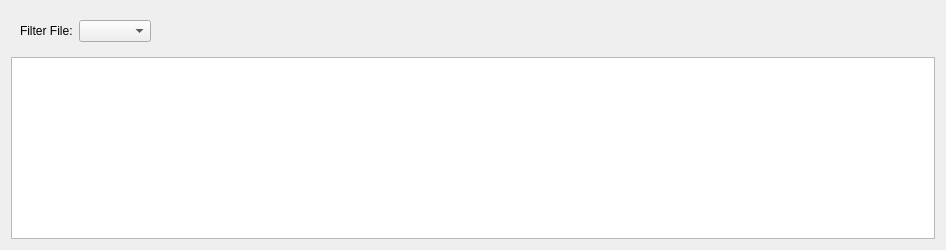
<?xml version="1.0" encoding="UTF-8"?>
<ui version="4.0">
 <class>IdList</class>
 <widget class="QWidget" name="IdList">
  <property name="geometry">
   <rect>
    <x>0</x>
    <y>0</y>
    <width>946</width>
    <height>250</height>
   </rect>
  </property>
  <layout class="QVBoxLayout" name="verticalLayout">
   <item>
    <widget class="QFrame" name="horizontalFrame">
     <layout class="QHBoxLayout" name="horizontalLayout">
      <item>
       <widget class="QLabel" name="label">
        <property name="text">
         <string>Filter File:</string>
        </property>
       </widget>
      </item>
      <item>
       <widget class="QComboBox" name="comboFilterRoot"/>
      </item>
      <item>
       <spacer name="horizontalSpacer">
        <property name="orientation">
         <enum>Qt::Horizontal</enum>
        </property>
        <property name="sizeHint" stdset="0">
         <size>
          <width>40</width>
          <height>20</height>
         </size>
        </property>
       </spacer>
      </item>
     </layout>
    </widget>
   </item>
   <item>
    <widget class="QTableView" name="tableView">
     <property name="alternatingRowColors">
      <bool>true</bool>
     </property>
     <property name="sortingEnabled">
      <bool>true</bool>
     </property>
     <attribute name="horizontalHeaderVisible">
      <bool>true</bool>
     </attribute>
     <attribute name="horizontalHeaderMinimumSectionSize">
      <number>40</number>
     </attribute>
     <attribute name="verticalHeaderVisible">
      <bool>false</bool>
     </attribute>
    </widget>
   </item>
  </layout>
 </widget>
 <resources/>
 <connections/>
</ui>
